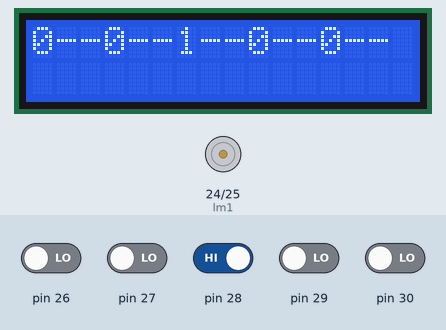
A sketch run on a simulated Arduino Mega 2560, built with avr-gcc and run on an emulated ATmega2560. Shown: 16×2 character LCD, motor-driver pin pairs drawn as motors (green arrow = first pin HIGH = forward, orange = second pin HIGH = backward, longer = more drive). Inputs (shaded band) come from the test bench; at power-on: pin 28 HIGH, pin 26, pin 27, pin 29, pin 30 LOW.

Above: at 0.58 s.
1.8 s: pin 28 driven LOW
At 2.6 s:
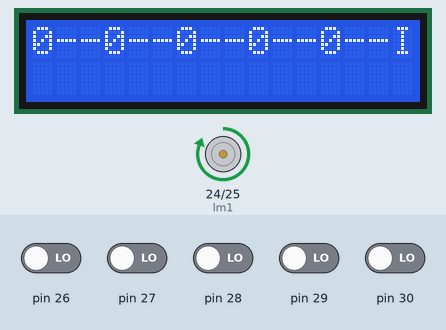
At 3.7 s:
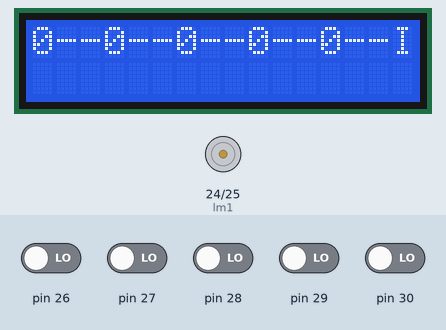
Timing chart, 0 to 5.2 s (numbered marks = the images above; inputs shaded):
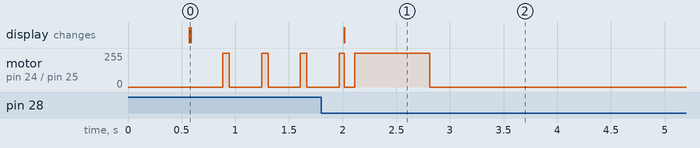

The sketch:

ModifiedLineFollower.ino
```cpp
#include <LiquidCrystal.h>

LiquidCrystal lcd(12,11,5,4,3,2);

int rm1=0;
int rm2=1;
int lm1=24;
int lm2=25;
int l,c1,c2,c3,r;
int i;
int tdelay=1100;
int fdelay=400;
int count=0;
unsigned long time;
unsigned long time2;
int k=0;
int z=1;

void Stop()
{
    digitalWrite(lm1,0);
    digitalWrite(lm2,0);
    digitalWrite(rm1,0);
    digitalWrite(rm2,0);
}

void forward()
{
    digitalWrite(lm1,1);
    digitalWrite(lm2,0);
    digitalWrite(rm1,1);
    digitalWrite(rm2,0);
}

void right()
{
    digitalWrite(lm1,1);
    digitalWrite(lm2,0);
    digitalWrite(rm1,0);
    digitalWrite(rm2,1);
}

void left()
{
    digitalWrite(lm1,0);
    digitalWrite(lm2,1);
    digitalWrite(rm1,1);
    digitalWrite(rm2,0);
}

void smallright()
{
    digitalWrite(lm1,1);
    digitalWrite(lm2,0);
    digitalWrite(rm1,0);
    digitalWrite(rm2,0);
}

void smallleft()
{
    digitalWrite(lm1,0);
    digitalWrite(lm2,0);
    digitalWrite(rm1,1);
    digitalWrite(rm2,0);
}


void readsens()
{
    l=digitalRead(26);
    c1=digitalRead(27);
    c2=digitalRead(28);
    c3=digitalRead(29);
    r=digitalRead(30);
    lcd.print(l);
    lcd.print("--");
    lcd.print(c1);
    lcd.print("--");
    lcd.print(c2);
    lcd.print("--");
    lcd.print(c3);
    lcd.print("--");
    lcd.print(r);
    lcd.print("--");
    delay(10);
}

void inch()
{
    lcd.print("Inch Function");
    Stop();
    delay(100);
    forward();
    delay(700) ;
    Stop();
    delay(100);
    lcd.clear();
    readsens();
}

void inch2()
{
    lcd.print("Inch Function");
    Stop();
    delay(100);
    forward();
    delay(900) ;
    Stop();
    delay(100);
    lcd.clear();
    readsens();
}

int eosens()
{
    readsens();
    if(((c1+c2+c3)==1)||((c1+c2+c3)==2))
    {
        return 1;
    }
    else
    {
        return 0;
    }
}

void align()
{
    Stop();
    delay(300);
    forward();
    delay(30);
    lcd.clear();
    readsens();
}


void setup()
{
    Serial.begin(9600);
    lcd.begin(16,2);
    lcd.print("Line Follower");
    delay(500);
    lcd.clear();
    i=0;
    pinMode(lm1,OUTPUT);
    pinMode(lm2,OUTPUT);
    pinMode(rm1,OUTPUT);
    pinMode(rm2,OUTPUT);
    pinMode(26,INPUT);
    pinMode(27,INPUT);
    pinMode(28,INPUT);
    pinMode(29,INPUT);
    pinMode(30,INPUT);
}

void loop()
{
    time = millis();
    lcd.clear();
    readsens();
    lcd.clear();

    char c = Serial.read();

    Serial.println();

    if(c=='n')
    {
        z=0;
    }
    if(c=='m')
    {
        z=1;
    }

    if(z==1)
    {
    //FOUR LINE FOLLOWING CASES
    if((l==1)&&(c1==1)&&(c2==0)&&(c3==1)&&(r==1))                                                                //ideal straight
    {
        lcd.print("Forward");
        forward();
    }
    else if(((l==1)&&(c1==0)&&(c2==1)&&(c3==1)&&(r==1))||((l==1)&&(c1==0)&&(c2==0)&&(c3==1)&&(r==1)))            //small left
    {
        lcd.print("Left");
        smallleft();
    }
    else if(((l==1)&&(c1==1)&&(c2==1)&&(c3==0)&&(r==1))||((l==1)&&(c1==1)&&(c2==0)&&(c3==0)&&(r==1)))              //small right
    {
        lcd.print("Right");
        smallright();
    }

    else if(((l==0)&&(c1==0))||((c3==0)&&(r==0)))            //align FOR LINE FOLLOWING CASE
    {
      align();

            //rightonly and rightstraight
        if(((l==1)&&(c1==1)&&(c2==0)&&(c3==0)&&(r==0))||((l==1)&&(c1==0)&&(c2==0)&&(c3==0)&&(r==0)))    //S,R
        {
            lcd.print("RT/Strt n rt?");
            inch();
                //after inch
            if((l==1)&&(c1==1)&&(c2==1)&&(c3==1)&&(r==1))                                                                  //5
            {
                lcd.print("Right");
                right();
                delay(tdelay);
            }
            else if((l==1)&&(r==1)&&(eosens()==1))                                                                          //6
            {
                lcd.print("Straight");
                forward();
                delay(fdelay);
            }
            /*else if((l+c1+c2+c3+r)==4)
            {
                lcd.print("Right");
                right();
                delay(tdelay-200);
            }*/

        }
              //leftonly and leftstraight
        else if(((l==0)&&(c1==0)&&(c2==0)&&(c3==1)&&(r==1))||((l==0)&&(c1==0)&&(c2==0)&&(c3==0)&&(r==1)))    //S,L
        {
            lcd.print("Left/str n lft?");
            inch();
                //after inch
            if(((l==1)&&(c1==1)&&(c2==1)&&(c3==1)&&(r==1))||(l+c1+c2+c3+r==1))                                                                      //7
            {
                lcd.print("Left");
                left();
                delay(tdelay);
            }
            else if((l==1)&&(r==1)&&(eosens()==1))                                                                            //8
            {
                lcd.print("Straight");
                forward();
                delay(fdelay);
            }
            /*else if((l+c1+c2+c3+r)==4)
            {
                lcd.print("Left");
                right();
                delay(tdelay-200);
            }*/
        }

        else if((l==0)&&(c1==0)&&(c2==0)&&(c3==0)&&(r==0))
        {
            if(count==2)
            {
                inch2();
            }
            else
            {
                 inch();
            }
            if((l==0)&&(c1==0)&&(c2==0)&&(c3==0)&&(r==0))
            {
                while(1)
                {
                    Stop();
                    lcd.clear();
                    lcd.print(count+2);
                    lcd.print(" ");
                    if(k==0)
                    {
                        time2=time;
                        k++;
                    }
                    lcd.print(time2);

               }
            }
            else
            {
                count++;
                forward();
                delay(fdelay);
            }
        }
    }
    }
    else
    {
        Stop();
    }
}
```

Measured:
- after the input at 1.8 s, the display: changes after 0.21 s (image 1)
